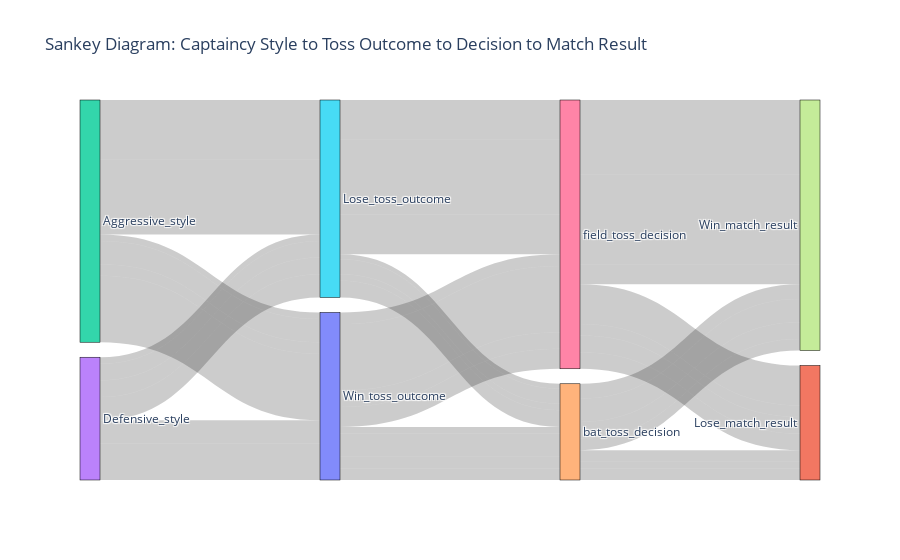

The code cell stored with this chart in its notebook:
### Markdown cell above
# Sankey Plot

### Code cell
final_df_clean = final_df_clean[final_df_clean['Indian_Captaincy_Style'] != 'Neutral']

sankey_data = final_df_clean[['Toss Result', 'Winner', 'Indian_Captaincy_Style']].copy()
sankey_data['Toss Decision'] = sankey_data['Toss Result'].str.extract(r'elected to (\w+)')[0]
sankey_data['Toss Outcome'] = sankey_data['Toss Result'].str.contains('India').replace({True: 'Win', False: 'Lose'})
sankey_data['Match Result'] = sankey_data['Winner'].apply(lambda x: 'Win' if x == 'India' else 'Lose')
sankey_data.dropna(subset=['Toss Decision', 'Toss Outcome', 'Match Result'], inplace=True)

# Count the flows between stages
flows = sankey_data.groupby(['Indian_Captaincy_Style', 'Toss Outcome', 'Toss Decision', 'Match Result']).size().reset_index(name='Count')

# Make node labels unique by appending stage information
flows['Indian_Captaincy_Style'] = flows['Indian_Captaincy_Style'] + '_style'
flows['Toss Outcome'] = flows['Toss Outcome'] + '_toss_outcome'
flows['Toss Decision'] = flows['Toss Decision'] + '_toss_decision'
flows['Match Result'] = flows['Match Result'] + '_match_result'

# Create the node labels
nodes = list(set(flows['Indian_Captaincy_Style']).union(flows['Toss Outcome']).union(flows['Toss Decision']).union(flows['Match Result']))
node_dict = {node: i for i, node in enumerate(nodes)}

# Map flows to source and target indices with unique labels
flows['Source_1'] = flows['Indian_Captaincy_Style'].map(node_dict)
flows['Target_1'] = flows['Toss Outcome'].map(node_dict)
flows['Source_2'] = flows['Toss Outcome'].map(node_dict)
flows['Target_2'] = flows['Toss Decision'].map(node_dict)
flows['Source_3'] = flows['Toss Decision'].map(node_dict)
flows['Target_3'] = flows['Match Result'].map(node_dict)

fig = go.Figure(data=[
    go.Sankey(
        node=dict(
            pad=15,
            thickness=20,
            line=dict(color="black", width=0.5),
            label=nodes
        ),
        link=dict(
            source=list(flows['Source_1']) + list(flows['Source_2']) + list(flows['Source_3']),
            target=list(flows['Target_1']) + list(flows['Target_2']) + list(flows['Target_3']),
            value=list(flows['Count']) + list(flows['Count']) + list(flows['Count'])
        )
    )
])

fig.update_layout(
    title_text="Sankey Diagram: Captaincy Style to Toss Outcome to Decision to Match Result",
    font_size=12
)

fig.show()

### Figure 1 — Plotly figure (JSON) as saved in the notebook; plotly's stock layout.template omitted (floating-point values rounded to 4 significant figures)
{"data": [{"link": {"source": [2, 2, 2, 2, 2, 2, 2, 2, 3, 3, 3, 3, 3, 3, 3, 3, 5, 5, 5, 5, 0, 0, 0, 0, 5, 5, 5, 5, 0, 0, 0, 0, 4, 4, 6, 6, 4, 4, 6, 6, 4, 4, 6, 6, 4, 4, 6, 6], "target": [5, 5, 5, 5, 0, 0, 0, 0, 5, 5, 5, 5, 0, 0, 0, 0, 4, 4, 6, 6, 4, 4, 6, 6, 4, 4, 6, 6, 4, 4, 6, 6, 1, 7, 1, 7, 1, 7, 1, 7, 1, 7, 1, 7, 1, 7, 1, 7], "value": [3, 9, 24, 45, 4, 14, 7, 40, 4, 10, 10, 14, 7, 7, 10, 12, 3, 9, 24, 45, 4, 14, 7, 40, 4, 10, 10, 14, 7, 7, 10, 12, 3, 9, 24, 45, 4, 14, 7, 40, 4, 10, 10, 14, 7, 7, 10, 12]}, "node": {"label": ["Win_toss_outcome", "Lose_match_result", "Aggressive_style", "Defensive_style", "bat_toss_decision", "Lose_toss_outcome", "field_toss_decision", "Win_match_result"], "line": {"color": "black", "width": 0.5}, "pad": 15, "thickness": 20}, "type": "sankey"}], "layout": {"autosize": true, "font": {"size": 12}, "title": {"text": "Sankey Diagram: Captaincy Style to Toss Outcome to Decision to Match Result"}}}
